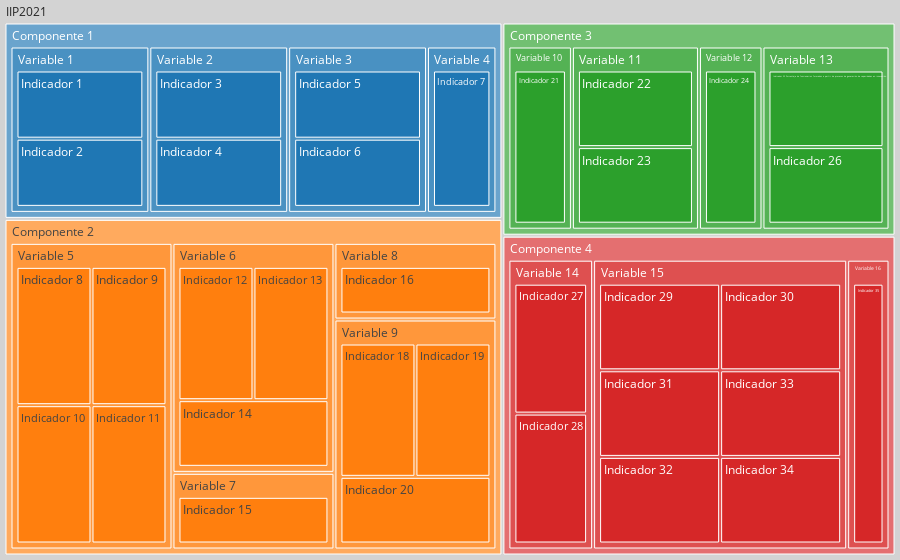

The notebook cell saved with this chart:
### Code cell
wrapped_hovertext = [wrap_text(label, width=50) for label in df_2019.labels]

fig = go.Figure(go.Treemap(
    hovertext=wrapped_hovertext,
    hoverinfo="text",
    labels = df_2021.short_label,
    parents = df_2021.short_parent,
    sort=False,
    root_color="lightgrey"
))
fig.update_layout(
    margin = dict(t=0, l=0, r=0, b=0),
    )
fig.write_html('est_tree_2021.html')
fig

### Figure 1 — Plotly figure (JSON) as saved in the notebook; plotly's stock layout.template omitted (floating-point values rounded to 4 significant figures)
{"data": [{"hoverinfo": "text", "hovertext": ["Componente 1. Capacidad Institucional", "Variable 1. Planeación", "Indicador 1. Creación y Organización: Existencia<br>dentro de los soportes normativos de creación y<br>organización de la institución de un discurso<br>relacionado con la definición de innovación<br>pública", "Indicador 2. Planeación Estratégica: Existencia<br>dentro de la planeación estratégica de la<br>institución de una relación con el concepto de<br>innovación pública", "Variable 2. Recursos Presupuestales", "Indicador 3. Recursos Anuales de Funcionamiento:<br>Porcentaje de recursos anuales de funcionamiento<br>ejecutados en temas de innovación pública", "Indicador 4. Porcentaje de recursos anuales de<br>inversión ejecutados en temas de innovación<br>pública", "Variable 3. Recursos Humanos", "Indicador 5. Porcentaje de funcionarios<br>relacionados con temas de innovación pública.", "Indicador 6. Porcentaje de contratistas dedicados<br>a temas de innovación pública.", "Componente 2. Procesos y procedimientos", "Variable 4. Proceso de identificación y uso de<br>retos o áreas de oportunidad", "Indicador 7. Uso de información recolectada a<br>partir del SDQS", "Indicador 8. Canales complem entarios para la<br>ciudadanía para la identificación de retos o áreas<br>de oportunidad de la entidad.", "Indicador 9. Canales para los funcionarios y/o<br>contratist as para la identifica ción de retos o<br>áreas de oportunidad.", "Indicador 10. Actividades para la identificación<br>de retos o áreas de oportunidad.", "Variable 5. Generación de ideas", "Indicador 11. Canales para la ciudadanía para la<br>generación de ideas.", "Indicador 12. Canales para los funcionarios y/o<br>contratistas para la generación de ideas.", "Indicador 13. Espacios para la generación de<br>ideas.", "Variable 6. Diseño de Innovaciones", "Indicador 14. Innovaciones diseñadas.", "Variable 7. Generación de capacidades", "Indicador 15. Actividades de generación de<br>capacidades de innovación.", "Componente 3. Resultados", "Variable 8. Innovaciones Implementadas", "Indicador 16. Implementación de innovaciones<br>diseñadas.", "Variable 9. Generación de capacidades en<br>innovación para funcionarios y/o contratistas", "Indicador 17. Porcentaje de funcionarios formados<br>a partir de procesos de generación de capacidades<br>en innovación.", "Indicador 18. Porcentaje de contratistas formados<br>a partir de procesos de generación de capacidades<br>en innovación.", "Componente 4. Gestión del conocimiento", "Variable 10. Gestión del conocimiento en la<br>Capacidad Institucional", "Indicador 19. Creación y Organización: Existencia<br>dentro de los soportes normativos de creación y<br>organización de la instituciónde acciones de<br>gestión del conocimiento", "Indicador 20. Planeación Estratégica: Existencia<br>dentro de la planeación estratégica de la<br>institución de acciones de gestión del<br>conocimiento.", "Variable 11. Gestión del conocimiento en los<br>Procesos y Procedimientos", "Indicador 21. Publicación de la sistematización de<br>información sobre procesos de identificación de<br>problemas con ciudadanos", "Indicador 22. Publicación de la sistematización de<br>información sobre procesos de identificación de<br>problemas con servidores públicos", "Indicador 23. Publicación de la sistematización de<br>información sobre procesos de generación de ideas<br>con ciudadanos", "Indicador 24. Publicación de la sistematización de<br>información sobre procesos de generación de ideas<br>con servidores públicos", "Indicador 25. Documentación de buenas prácticas y<br>lecciones aprendidas identificadas en los procesos<br>de innovación.", "Indicador 26. Documentación de buenas prácticas y<br>lecciones aprendidas de las acciones de la<br>entidad.", "Variable 12. Gestión del conocimiento en los<br>Resultados", "Indicador 27. Monitoreo y seguimiento de<br>innovaciones implementadas"], "labels": ["Componente 1", "Variable 1", "Indicador 1", "Indicador 2", "Variable 2", "Indicador 3", "Indicador 4", "Variable 3", "Indicador 5", "Indicador 6", "Variable 4", "Indicador 7", "Componente 2", "Variable 5", "Indicador 8", "Indicador 9", "Indicador 10", "Indicador 11", "Variable 6", "Indicador 12", "Indicador 13", "Indicador 14", "Variable 7", "Indicador 15", "Variable 8", "Indicador 16", "Variable 9", "Indicador 18", "Indicador 19", "Indicador 20", "Componente 3", "Variable 10", "Indicador 21", "Variable 11", "Indicador 22", "Indicador 23", "Variable 12", "Indicador 24", "Variable 13", "Indicador 25 Porcentaje de funcionarios formados a partir de procesos de generación de capacidades en innovación", "Indicador 26", "Componente 4", "Variable 14", "Indicador 27", "Indicador 28", "Variable 15", "Indicador 29", "Indicador 30", "Indicador 31", "Indicador 32", "Indicador 33", "Indicador 34", "Variable 16", "Indicador 35"], "parents": ["IIP2021", "Componente 1", "Variable 1", "Variable 1", "Componente 1", "Variable 2", "Variable 2", "Componente 1", "Variable 3", "Variable 3", "Componente 1", "Variable 4", "IIP2021", "Componente 2", "Variable 5", "Variable 5", "Variable 5", "Variable 5", "Componente 2", "Variable 6", "Variable 6", "Variable 6", "Componente 2", "Variable 7", "Componente 2", "Variable 8", "Componente 2", "Variable 9", "Variable 9", "Variable 9", "IIP2021", "Componente 3", "Variable 10", "Componente 3", "Variable 11", "Variable 11", "Componente 3", "Variable 12", "Componente 3", "Variable 13", "Variable 13", "IIP2021", "Componente 4", "Variable 14", "Variable 14", "Componente 4", "Variable 15", "Variable 15", "Variable 15", "Variable 15", "Variable 15", "Variable 15", "Componente 4", "Variable 16"], "root": {"color": "lightgrey"}, "sort": false, "type": "treemap"}], "layout": {"margin": {"b": 0, "l": 0, "r": 0, "t": 0}}}
